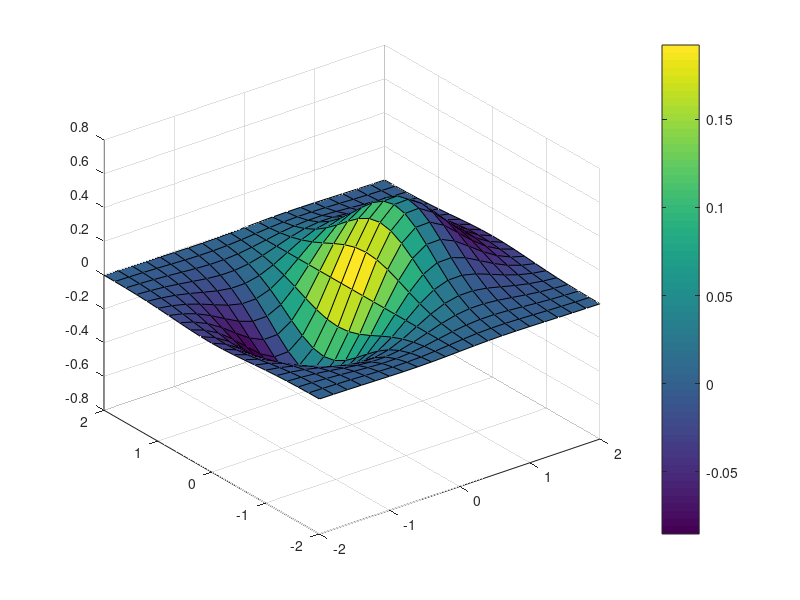

Recreate this plot in MATLAB.
clear all
close all

% set up 2-D plane by creating a -2:.2:2 sequence and copying it to all rows and columns
[x, y] = meshgrid(-2:.2:2);

% calculate the function values
Z = x .* exp(-x.^2 - y.^2);

% plot 3D surface with color determined by gradient
figure
surf(x, y, Z, gradient(Z))

% add color scale
colorbar
